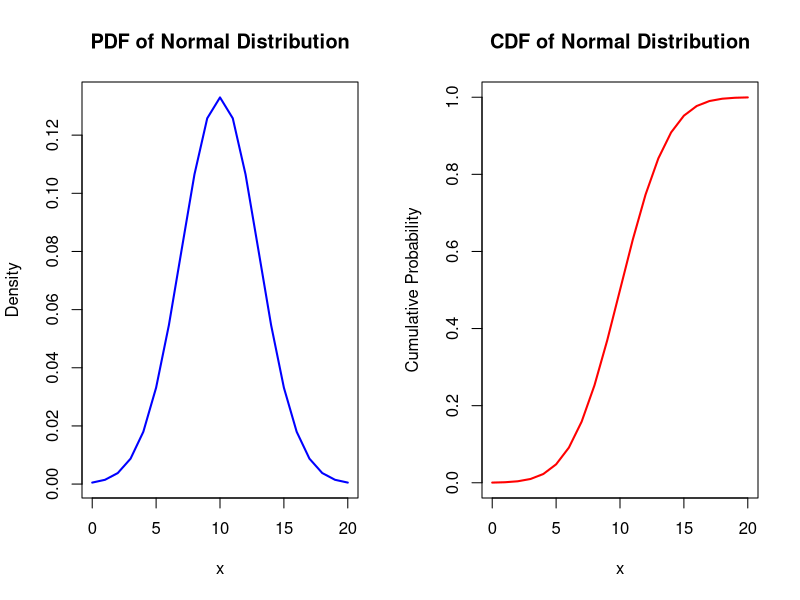

Reproduce this figure in R.
# Generate x values from 0 to 20
x <- seq(0, 20, by = 1)

# Calculate PDF and CDF
pdf <- dnorm(x, mean = 10, sd = 3)
cdf <- pnorm(x, mean = 10, sd = 3)

# Display the values
result <- data.frame(x, PDF = pdf, CDF = cdf)
print(result)

par(mfrow = c(1, 2))

# Plot PDF
plot(x, pdf, type = "l",
     main = "PDF of Normal Distribution",
     xlab = "x", ylab = "Density",
     col = "blue", lwd = 2)

# Plot CDF
plot(x, cdf, type = "l",
     main = "CDF of Normal Distribution",
     xlab = "x", ylab = "Cumulative Probability",
     col = "red", lwd = 2)
